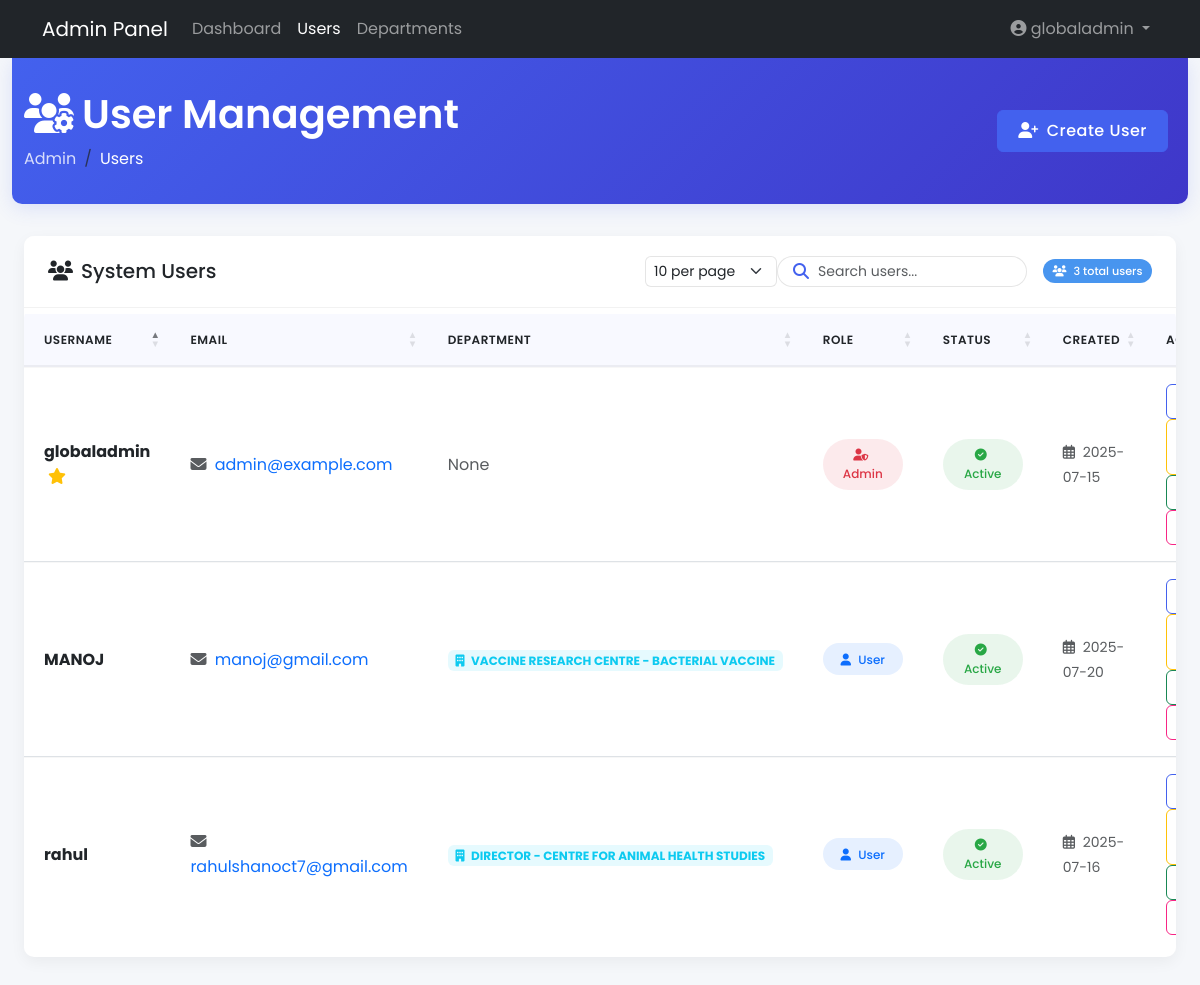
Page /admin/users (signed in) on the committed database.
### models.py (models this page shows, shortened)
class User(db.Model, UserMixin):
    __tablename__ = 'users'
    id = db.Column(db.Integer, primary_key=True)
    username = db.Column(db.String(80), unique=True, nullable=False)
    email = db.Column(db.String(120), unique=True, nullable=False)
    password_hash = db.Column(db.String(128))
    user_role = db.Column(db.String(20), default='user')
    is_global_admin = db.Column(db.Boolean, default=False)
    depart_code = db.Column(db.String(10), db.ForeignKey('departments.depart_code'))
    created_at = db.Column(db.DateTime, default=datetime.utcnow)
    department = db.relationship('Department', backref='users')

class Department(db.Model):
    __tablename__ = 'departments'
    depart_code = db.Column(db.String(20), primary_key=True)
    depart_name = db.Column(db.String(100), nullable=False)

### routes/admin_routes.py (the view)
@admin_bp.route('/users')
@admin_required
def manage_users():
    page = request.args.get('page', 1, type=int)
    per_page = request.args.get('per_page', 10, type=int)
    search_term = request.args.get('search', '').strip()
    query = User.query
    if search_term:
        query = query.filter(
            (User.username.ilike(f'%{search_term}%')) |
            (User.email.ilike(f'%{search_term}%')) |
            (User.department.has(depart_name=search_term)))
    users = query.order_by(User.username.asc()).paginate(
        page=page,
        per_page=per_page,
        error_out=False
    )
    departments = Department.query.all()
    return render_template('admin/users.html',
                         users=users,
                         departments=departments,
                         search_term=search_term)

### routes/admin_routes.py (called while the page is built)
def admin_required(f):
    @wraps(f)
    def decorated_function(*args, **kwargs):
        if not current_user.is_authenticated or not current_user.is_global_admin:
            flash('Access denied: Admin privileges required', 'danger')
            return redirect(url_for('auth.login'))
        return f(*args, **kwargs)
    return decorated_function

### templates/admin/users.html (shortened to what this page needs)
{% extends "admin/base.html" %}
{% block content %}
<!DOCTYPE html>
<html lang="en">
<head>
    <link href="https://cdn.jsdelivr.net/npm/select2@4.1.0-rc.0/dist/css/select2.min.css" rel="stylesheet" />
    <link href="https://cdn.jsdelivr.net/npm/bootstrap@5.3.0/dist/css/bootstrap.min.css" rel="stylesheet">
    <link rel="stylesheet" href="https://cdnjs.cloudflare.com/ajax/libs/font-awesome/6.4.0/css/all.min.css">
    <link rel="stylesheet" href="https://cdn.datatables.net/1.13.6/css/dataTables.bootstrap5.min.css">
</head>
<body>
    <div class="page-header">
        <div class="container-fluid">
            <div class="row align-items-center">
                <div class="col-md-6">
                    <h1 class="page-title"><i class="fas fa-users-cog me-2"></i>User Management</h1>
                    <nav aria-label="breadcrumb">
                        <ol class="breadcrumb">
                            <li class="breadcrumb-item"><a href="/admin">Admin</a></li>
                            <li class="breadcrumb-item active" aria-current="page">Users</li>
                        </ol>
                    </nav>
                </div>
                <div class="col-md-6 text-md-end">
                <div class="btn-group me-2">
                    <button class="btn btn-primary" data-bs-toggle="modal" data-bs-target="#addUserModal">
                        <i class="fas fa-user-plus me-2"></i>Create User
                    </button>
                </div>
            </div>
            </div>
        </div>
    </div>
    <div class="container-fluid">
        <div class="row">
            <div class="col-12">
                <div class="card">
                    <div class="card-header">
                        <h5 class="mb-0"><i class="fas fa-users me-2"></i>System Users</h5>
                        <div class="d-flex align-items-center">
                            <div class="btn-group">
    <select class="form-select form-select-sm" id="perPageSelect">
        <option value="10" {% if users.per_page == 10 %}selected{% endif %}>10 per page</option>
    </select>
    </div>
                        <div class="search-box me-3">
                            <i class="fas fa-search search-icon"></i>
                            <form id="searchForm" method="GET" action="{{ url_for('admin.manage_users') }}">
                                <input type="text" class="form-control form-control-sm"
                                    id="searchInput" name="search" placeholder="Search users..."
                                    value="{{ request.args.get('search', '') }}">
                            </form>
                        </div>
                            <span class="badge badge-count">
                                <i class="fas fa-users me-1"></i>
                                {{ users.total }} total users
                            </span>
                        </div>
                    </div>
                    <div class="card-body p-0">
                        <div class="table-responsive">
                            <table id="usersTable" class="table table-hover" style="width:100%">
                                <thead>
                                    <tr>
                                        <th>Username</th>
                                        <th>Email</th>
                                        <th>Department</th>
                                        <th>Role</th>
                                        <th>Status</th>
                                        <th>Created</th>
                                        <th>Actions</th>
                                    </tr>
                                </thead>
                                <tbody>
                                    {% for user in users.items %}
                                    <tr>
                                        <td>
                                            <strong>{{ user.username }}</strong>
                                            {% if user.is_global_admin %}
                                            <i class="fas fa-star text-warning ms-1" title="Administrator"></i>
                                            {% endif %}
                                        </td>
                                        <td>
                                            <a href="mailto:{{ user.email }}" class="text-decoration-none">
                                                <i class="fas fa-envelope me-1 text-muted"></i>
                                                {{ user.email }}
                                            </a>
                                        </td>
                                        <td>
                                            {% if user.department %}
                                            <span class="badge bg-info bg-opacity-10 text-info">
                                                <i class="fas fa-building me-1"></i>
                                                {{ user.department.depart_name }}
                                            </span>
                                            {% else %}
                                            <span class="text-muted">None</span>
                                            {% endif %}
                                        </td>
                                        <td>
                                            <span class="status-badge {% if user.is_global_admin %}admin-badge{% else %}user-badge{% endif %}">
                                                <i class="fas {% if user.is_global_admin %}fa-user-shield{% else %}fa-user{% endif %} me-1"></i>
                                                {{ 'Admin' if user.is_global_admin else 'User' }}
                                            </span>
                                        </td>
                                        <td>
                                            <span class="status-badge {% if user.is_active %}status-active{% else %}status-inactive{% endif %}">
                                                <i class="fas {% if user.is_active %}fa-check-circle{% else %}fa-times-circle{% endif %} me-1"></i>
                                                {{ 'Active' if user.is_active else 'Inactive' }}
                                            </span>
                                        </td>
                                        <td>
                                            <small class="text-muted">
                                                <i class="far fa-calendar-alt me-1"></i>
                                                {{ user.created_at.strftime('%Y-%m-%d') if user.created_at else '-' }}
                                            </small>
                                        </td>
                                        <td class="action-btns">
                                            <button class="btn btn-sm btn-outline-primary edit-user"
                                                    data-user-id="{{ user.id }}"
                                                    title="Edit User">
                                            </button>
                                        <button class="btn btn-sm btn-outline-warning view-password"
                                                data-user-id="{{ user.id }}"
                                                title="Click to view password">
                                        </button>
                                            <button class="btn btn-sm btn-outline-success toggle-admin"
                                                    data-user-id="{{ user.id }}"
                                                    data-is-admin="{{ 'true' if user.is_global_admin else 'false' }}"
                                                    title="{{ 'Revoke Admin' if user.is_global_admin else 'Make Admin' }}">
                                            </button>
                                            <button class="btn btn-sm btn-outline-danger delete-user"
                                                    data-user-id="{{ user.id }}"
                                                    title="Delete User">
                                            </button>
                                        </td>
                                    </tr>
                                    {% endfor %}
                                </tbody>
                            </table>
                        </div>
                    </div>
                </div>
            </div>
        </div>
    </div>
</body>
</html>
{% endblock %}

### templates/admin/base.html (shortened to what this page needs)
<!DOCTYPE html>
<html lang="en">
<head>
    <link href="https://cdn.jsdelivr.net/npm/bootstrap@5.3.0/dist/css/bootstrap.min.css" rel="stylesheet">
    <link href="https://cdnjs.cloudflare.com/ajax/libs/font-awesome/6.4.0/css/all.min.css" rel="stylesheet">
</head>
<body>
    <nav class="navbar navbar-expand-lg navbar-dark bg-dark">
        <div class="container">
            <a class="navbar-brand" href="{{ url_for('admin.admin_dashboard') }}">Admin Panel</a>
            <div class="collapse navbar-collapse" id="navbarNav">
                <ul class="navbar-nav me-auto">
                    <li class="nav-item">
                        <a class="nav-link" href="{{ url_for('admin.admin_dashboard') }}">Dashboard</a>
                    </li>
                    <li class="nav-item">
                        <a class="nav-link active" href="{{ url_for('admin.manage_users') }}">Users</a>
                    </li>
                    <li class="nav-item">
                        <a class="nav-link" href="{{ url_for('admin.manage_departments') }}">Departments</a>
                    </li>
                </ul>
                <ul class="navbar-nav">
                    <li class="nav-item dropdown">
                        <a class="nav-link dropdown-toggle" href="#" id="navbarDropdown" role="button" data-bs-toggle="dropdown">
                            <i class="fas fa-user-circle"></i> {{ current_user.username }}
                        </a>
                    </li>
                </ul>
            </div>
        </div>
    </nav>
    <div class="container-fluid">
        {% block content %}{% endblock %}
    </div>
</body>
</html>

### templates/admin/users.html (style rules this page uses)
:root { --primary-color: #4361ee; --secondary-color: #3f37c9; --accent-color: #4895ef; --light-color: #f8f9ff; --dark-color: #212529; --success-color: #4cc9f0; --danger-color: #f72585; --warning-color: #f8961e; --info-color: #4895ef; }
body { font-family: 'Poppins', sans-serif; background-color: #f5f7fa; color: var(--dark-color); line-height: 1.6; }
.page-header { background: linear-gradient(135deg, var(--primary-color), var(--secondary-color)); color: white; padding: 2rem 0; margin-bottom: 2rem; border-radius: 0 0 10px 10px; box-shadow: 0 4px 20px rgba(67, 97, 238, 0.15); }
.page-title { font-weight: 600; margin-bottom: 0.5rem; }
.breadcrumb { background-color: transparent; padding: 0; margin-bottom: 0; }
.breadcrumb-item a { color: rgba(255, 255, 255, 0.8); text-decoration: none; transition: all 0.3s; }
.breadcrumb-item.active { color: white; }
.card { border: none; border-radius: 10px; box-shadow: 0 5px 15px rgba(0, 0, 0, 0.05); margin-bottom: 2rem; overflow: hidden; transition: transform 0.3s, box-shadow 0.3s; }
.card-header { background-color: white; border-bottom: 1px solid rgba(0, 0, 0, 0.05); padding: 1.25rem 1.5rem; font-weight: 600; display: flex; justify-content: space-between; align-items: center; }
.table-responsive { border-radius: 10px; overflow: hidden; }
.table { margin-bottom: 0; border-collapse: separate; border-spacing: 0; }
.table thead th { background-color: var(--light-color); border-bottom: 2px solid rgba(0, 0, 0, 0.05); font-weight: 600; padding: 1rem 1.25rem; color: var(--dark-color); text-transform: uppercase; font-size: 0.75rem; letter-spacing: 0.5px; }
.table tbody td { padding: 1rem 1.25rem; vertical-align: middle; border-top: 1px solid rgba(0, 0, 0, 0.03); }
.table tbody tr:last-child td { border-bottom: none; }
.btn-primary { background-color: var(--primary-color); border-color: var(--primary-color); font-weight: 500; letter-spacing: 0.5px; padding: 0.5rem 1.25rem; transition: all 0.3s; }
.btn-outline-danger { color: var(--danger-color); border-color: var(--danger-color); transition: all 0.3s; }
.btn-outline-primary { color: var(--primary-color); border-color: var(--primary-color); transition: all 0.3s; }
.badge-count { background-color: var(--accent-color); font-size: 0.7rem; font-weight: 500; padding: 0.35rem 0.6rem; border-radius: 50px; }
.form-control, .form-select { border-radius: 6px; border: 1px solid rgba(0, 0, 0, 0.1); transition: all 0.3s; }
.action-btns .btn { padding: 0.4rem 0.75rem; font-size: 0.85rem; margin-right: 0.5rem; border-radius: 6px; }
.status-badge { padding: 0.4rem 0.8rem; border-radius: 50px; font-size: 0.75rem; font-weight: 500; display: inline-block; min-width: 80px; text-align: center; }
.status-active { background-color: rgba(40, 167, 69, 0.1); color: #28a745; }
.search-box { position: relative; width: 250px; }
.search-box input { padding-left: 2.5rem; border-radius: 50px; background-color: rgba(255, 255, 255, 0.9); }
.search-box .search-icon { position: absolute; left: 1rem; top: 50%; transform: translateY(-50%); color: var(--primary-color); z-index: 10; }
.admin-badge { background-color: rgba(220, 53, 69, 0.1); color: #dc3545; }
.user-badge { background-color: rgba(13, 110, 253, 0.1); color: #0d6efd; }

### rows in the picture
User: username "globaladmin", email "admin@example.com", shows "None", is_global_admin "Admin", is_active "Active", created_at "2025-07-15"
User: username "MANOJ", email "manoj@gmail.com", department.depart_name "VACCINE RESEARCH CENTRE - BACTERIAL VACCINE", is_global_admin "User", is_active "Active", created_at "2025-07-20"
User: username "rahul", email "rahulshanoct7@gmail.com", department.depart_name "DIRECTOR - CENTRE FOR ANIMAL HEALTH STUDIES", is_global_admin "User", is_active "Active", created_at "2025-07-16"

### other values in the picture
{{ users.total }} "3"
